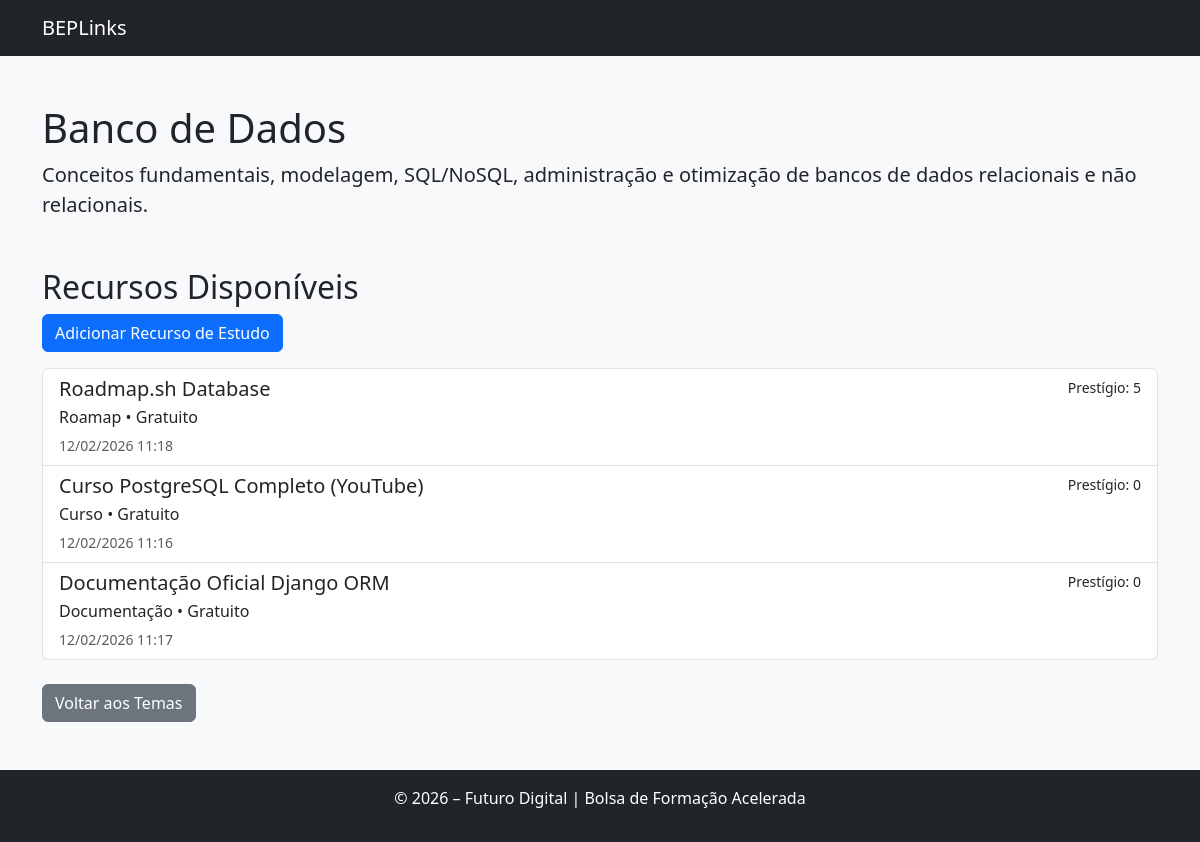
/tema/1/, run on an earlier commit of the app's database.
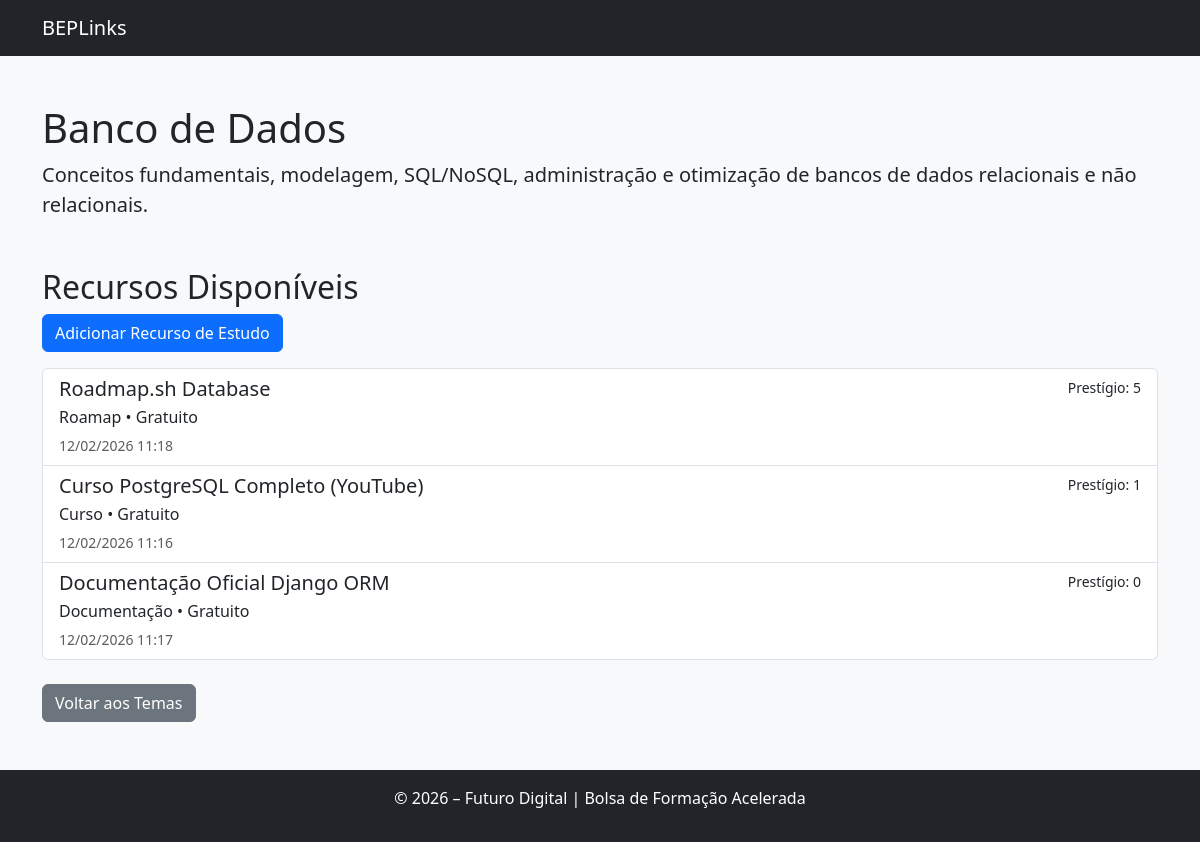
And on a later commit of the database.
### beplinks/models.py (models this page shows, shortened)
class Recurso(models.Model):
    tema = models.ForeignKey(
        'beplinks.Tema',  # referência correta ao modelo Tema no mesmo app
        on_delete=models.CASCADE,  # se o tema for deletado, deleta os recursos vinculados
        related_name='recursos',   # permite acessar: tema.recursos.all()
        verbose_name="Tema / Eixo"
    )
    nome = models.CharField(
        max_length=200,
        verbose_name="Nome do Recurso / Ferramenta"
    )
    descricao = models.TextField(
        verbose_name="Descrição"
    )
    tipo = models.CharField(
        max_length=100,
        verbose_name="Tipo",
        help_text="Ex: Artigo, Vídeo, Curso, Livro, Tutorial, Podcast, etc."
    )
    url = models.URLField(
        verbose_name="Link de Acesso",
        help_text="Endereço web completo (ex: https://...)"
    )
    catalogado_em = models.DateTimeField(
        default=timezone.now,
        verbose_name="Data de Catalogação"
    )
    gratuito = models.BooleanField(
        default=True,
        verbose_name="É gratuito? (Aberto/Gratuito)"
    )
    prestigio = models.IntegerField(
        default=0,
        verbose_name="Contador de Prestígio",
        help_text="Será usado no futuro para ordenação por popularidade/votos"
    )
    class Meta:
        verbose_name = "Recurso"
        verbose_name_plural = "Recursos"
        ordering = ['-prestigio', 'nome']  # prioriza os de maior prestígio primeiro

### beplinks/views.py (the view)
# urls.py: path('tema/<int:tema_id>/', views.detalhe_tema, name='detalhe_tema'),  # Vitrine do Eixo
def detalhe_tema(request, tema_id):
    tema = get_object_or_404(Tema, pk=tema_id)
    recursos = tema.recursos.all()  # já ordenado por -prestigio no model
    return render(request, 'beplinks/detalhe_tema.html', {
        'tema': tema,
        'recursos': recursos
    })

### beplinks/templates/beplinks/detalhe_tema.html (shortened to what this page needs)
{% extends 'beplinks/base.html' %}
{% block conteudo %}
<h1>{{ tema.titulo }}</h1>
<p class="lead">{{ tema.resumo }}</p>
<h2 class="mt-5">Recursos Disponíveis</h2>
<p><a href="{% url 'beplinks:recurso_novo_tema' tema.id %}" class="btn btn-primary">Adicionar Recurso de Estudo</a></p>
{% if recursos %}
    <div class="list-group">
        {% for rec in recursos %}
            <a href="{% url 'beplinks:detalhe_recurso' rec.id %}" class="list-group-item list-group-item-action">
                <div class="d-flex w-100 justify-content-between">
                    <h5 class="mb-1">{{ rec.nome }}</h5>
                    <small>Prestígio: {{ rec.prestigio }}</small>
                </div>
                <p class="mb-1">{{ rec.tipo }} • {% if rec.gratuito %}Gratuito{% else %}Pago{% endif %}</p>
                <small class="text-body-secondary">{{ rec.catalogado_em|date:"d/m/Y H:i" }}</small>
            </a>
        {% endfor %}
    </div>
{% else %}
    <p>Nenhum recurso cadastrado neste tema ainda.</p>
{% endif %}
<a href="{% url 'beplinks:index' %}" class="btn btn-secondary mt-4">Voltar aos Temas</a>
{% endblock %}

What changed in the data, as far as the page shows it:
changed Recurso "Curso PostgreSQL Completo (YouTube)": prestigio "0" → "1"
